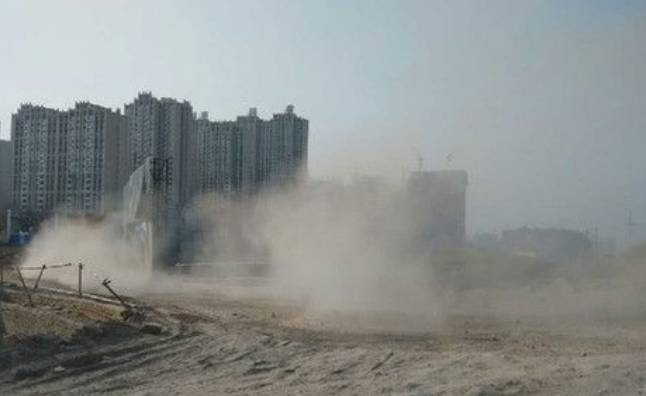
#> input picture images/001.jpg, 646 x 396 px
$ python img_enhence.py   (older library calls are emulated)
#> lines starting #> are read from the running program, lines starting #| are printed output that depends on the picture
import os
import random

import cv2 as cv
from PIL import Image
import numpy as np
import warnings
from scipy import misc
import xml.etree.ElementTree as ET

warnings.filterwarnings("ignore")


img_path = "img/test.jpg"
input_size = [640, 640]
box = np.array([np.array([320, 370, 540, 570])])
print(box)

def rand(a=0, b=1):
    return np.random.rand() * (b - a) + a


# [168 lines left out: functions boost_img, horizontal_flip, vertical_flip, random_rot90, rotate90, affine_changed, not called in this run]


def pyramid_changed(img_path):
    """获取图像中有意义的信息，而一张图像中含有不同尺寸下的有意义的信息"""
#> called with img_path = 'images/001.jpg'
    img = cv.imread(img_path)
#> img is the input picture: shape (396, 646, 3); mean B, G, R 141.8, 143.1, 139
    img = img[:500, :400, :]
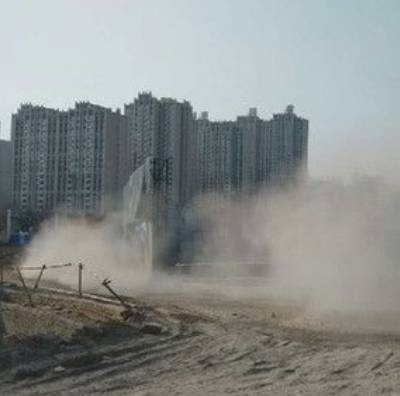
#> img: shape (396, 400, 3); mean B, G, R 139.5, 141.1, 137.3
    cv.imshow("ori", img)

    img_down = cv.pyrDown(img)   # 高斯平滑 -> 降采样
    img_up = cv.pyrUp(img)   # 升采样 -> 高斯平滑

    cv.imshow("down", img_down)
    cv.imshow("up", img_up)

    cv.waitKey(0)
    cv.destroyAllWindows()
pyramid_changed("images/001.jpg")


# 随机转换通道
# [17 lines left out: functions random_change_channels, random_saturate, not called in this run]


# 随机翻转0~90度
def random_rotate(img_path, lower, upper):
#> called with img_path = '144.jpg', lower = 0, upper = 90
    img = cv.imread(img_path)
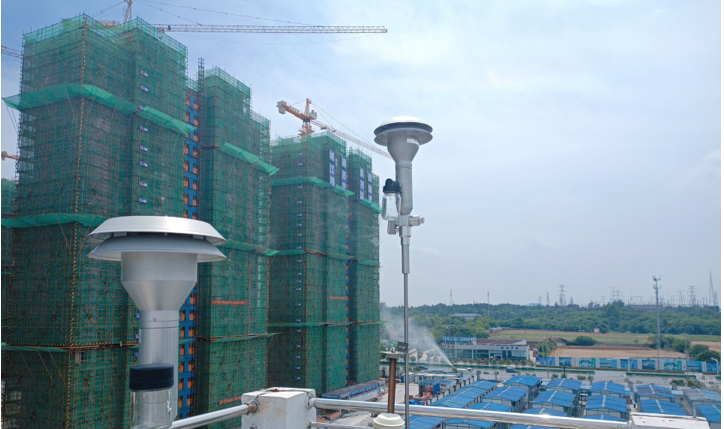
#> input picture 144.jpg, 724 x 429 px
#> img is the input picture: shape (429, 724, 3); mean B, G, R 165.9, 153.1, 128.5
    cv.imshow("ori", img)
    angle = random.uniform(lower, upper)
    img = misc.imrotate(img, angle, "bicubic")
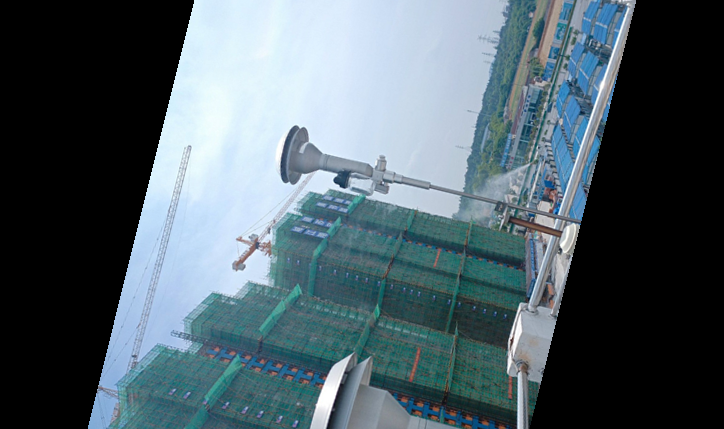
#> img: shape (429, 724, 3); mean B, G, R 104.2, 96.2, 80.5
    cv.imshow("new", img)
    cv.waitKey(0)
    cv.destroyAllWindows()
    return img
random_rotate("144.jpg", 0, 90)


# [22 lines left out: function readAnnotation, not called in this run]


# [11 lines of commented-out code are left out]
